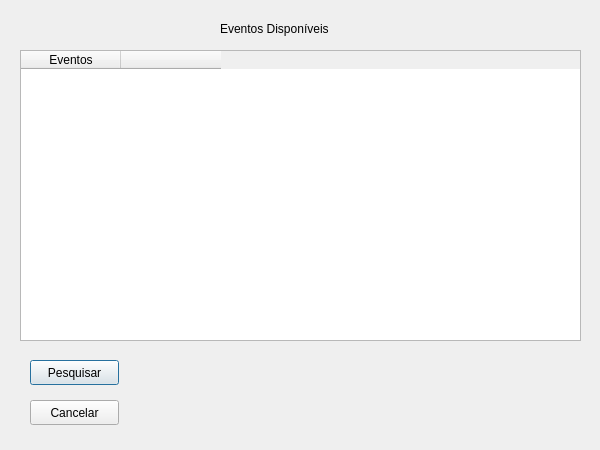
<?xml version="1.0" encoding="UTF-8"?>
<ui version="4.0">
 <class>telaEventos</class>
 <widget class="QDialog" name="telaEventos">
  <property name="geometry">
   <rect>
    <x>0</x>
    <y>0</y>
    <width>600</width>
    <height>450</height>
   </rect>
  </property>
  <property name="windowTitle">
   <string>Explorar Eventos</string>
  </property>
  <widget class="QStackedWidget" name="stackedWidget">
   <property name="geometry">
    <rect>
     <x>10</x>
     <y>10</y>
     <width>582</width>
     <height>432</height>
    </rect>
   </property>
   <property name="currentIndex">
    <number>0</number>
   </property>
   <widget class="QWidget" name="page">
    <widget class="QTableWidget" name="tabelaEventosDisp">
     <property name="geometry">
      <rect>
       <x>10</x>
       <y>40</y>
       <width>561</width>
       <height>291</height>
      </rect>
     </property>
     <column>
      <property name="text">
       <string>Eventos</string>
      </property>
     </column>
     <column>
      <property name="text">
       <string/>
      </property>
     </column>
    </widget>
    <widget class="QPushButton" name="PesquisarEventos">
     <property name="geometry">
      <rect>
       <x>20</x>
       <y>350</y>
       <width>89</width>
       <height>25</height>
      </rect>
     </property>
     <property name="text">
      <string>Pesquisar</string>
     </property>
    </widget>
    <widget class="QPushButton" name="CancelarEventos">
     <property name="geometry">
      <rect>
       <x>20</x>
       <y>390</y>
       <width>89</width>
       <height>25</height>
      </rect>
     </property>
     <property name="text">
      <string>Cancelar</string>
     </property>
    </widget>
    <widget class="QLabel" name="labelEventosDisp">
     <property name="geometry">
      <rect>
       <x>210</x>
       <y>10</y>
       <width>151</width>
       <height>17</height>
      </rect>
     </property>
     <property name="text">
      <string>Eventos Disponíveis</string>
     </property>
    </widget>
    <widget class="QLabel" name="numEventos">
     <property name="geometry">
      <rect>
       <x>500</x>
       <y>340</y>
       <width>67</width>
       <height>17</height>
      </rect>
     </property>
     <property name="text">
      <string/>
     </property>
    </widget>
    <widget class="QLabel" name="codigoEvento">
     <property name="geometry">
      <rect>
       <x>500</x>
       <y>370</y>
       <width>67</width>
       <height>17</height>
      </rect>
     </property>
     <property name="text">
      <string/>
     </property>
    </widget>
   </widget>
   <widget class="QWidget" name="page_2">
    <widget class="QLabel" name="label">
     <property name="geometry">
      <rect>
       <x>210</x>
       <y>10</y>
       <width>161</width>
       <height>17</height>
      </rect>
     </property>
     <property name="text">
      <string>Pesquisa de Eventos</string>
     </property>
    </widget>
    <widget class="QPushButton" name="irPesquisarEventos">
     <property name="geometry">
      <rect>
       <x>20</x>
       <y>120</y>
       <width>89</width>
       <height>25</height>
      </rect>
     </property>
     <property name="text">
      <string>Ir</string>
     </property>
    </widget>
    <widget class="QLineEdit" name="caixaPesquisa">
     <property name="geometry">
      <rect>
       <x>20</x>
       <y>80</y>
       <width>481</width>
       <height>25</height>
      </rect>
     </property>
    </widget>
    <widget class="QLabel" name="label_3">
     <property name="geometry">
      <rect>
       <x>20</x>
       <y>50</y>
       <width>501</width>
       <height>17</height>
      </rect>
     </property>
     <property name="text">
      <string>Procure pelo nome, classe, faixa ou estado de realização do evento:</string>
     </property>
    </widget>
    <widget class="QTextBrowser" name="statusPesquisarEventos">
     <property name="geometry">
      <rect>
       <x>20</x>
       <y>280</y>
       <width>511</width>
       <height>71</height>
      </rect>
     </property>
    </widget>
    <widget class="QPushButton" name="voltarPesquisaEventos">
     <property name="geometry">
      <rect>
       <x>20</x>
       <y>380</y>
       <width>89</width>
       <height>25</height>
      </rect>
     </property>
     <property name="text">
      <string>Voltar</string>
     </property>
    </widget>
   </widget>
   <widget class="QWidget" name="page_3">
    <widget class="QPushButton" name="voltarEventoApresentacoes">
     <property name="geometry">
      <rect>
       <x>10</x>
       <y>390</y>
       <width>89</width>
       <height>25</height>
      </rect>
     </property>
     <property name="text">
      <string>Voltar</string>
     </property>
    </widget>
    <widget class="QTableWidget" name="tabelaApresentacoes">
     <property name="geometry">
      <rect>
       <x>10</x>
       <y>110</y>
       <width>551</width>
       <height>261</height>
      </rect>
     </property>
     <column>
      <property name="text">
       <string>Apresentação</string>
      </property>
     </column>
     <column>
      <property name="text">
       <string>Disponibilidade</string>
      </property>
     </column>
     <column>
      <property name="text">
       <string/>
      </property>
     </column>
    </widget>
    <widget class="QWidget" name="layoutWidget">
     <property name="geometry">
      <rect>
       <x>10</x>
       <y>10</y>
       <width>291</width>
       <height>88</height>
      </rect>
     </property>
     <layout class="QVBoxLayout" name="verticalLayout">
      <item>
       <widget class="QLabel" name="campoEvento">
        <property name="text">
         <string>Evento:</string>
        </property>
       </widget>
      </item>
      <item>
       <widget class="QLabel" name="campoLocal">
        <property name="text">
         <string>Local:</string>
        </property>
       </widget>
      </item>
      <item>
       <widget class="QLabel" name="campoClasse">
        <property name="text">
         <string>Classe:</string>
        </property>
       </widget>
      </item>
      <item>
       <widget class="QLabel" name="campoFaixa">
        <property name="text">
         <string>Faixa:</string>
        </property>
       </widget>
      </item>
     </layout>
    </widget>
   </widget>
  </widget>
 </widget>
 <resources/>
 <connections>
  <connection>
   <sender>CancelarEventos</sender>
   <signal>clicked()</signal>
   <receiver>telaEventos</receiver>
   <slot>close()</slot>
   <hints>
    <hint type="sourcelabel">
     <x>81</x>
     <y>418</y>
    </hint>
    <hint type="destinationlabel">
     <x>169</x>
     <y>445</y>
    </hint>
   </hints>
  </connection>
 </connections>
</ui>
